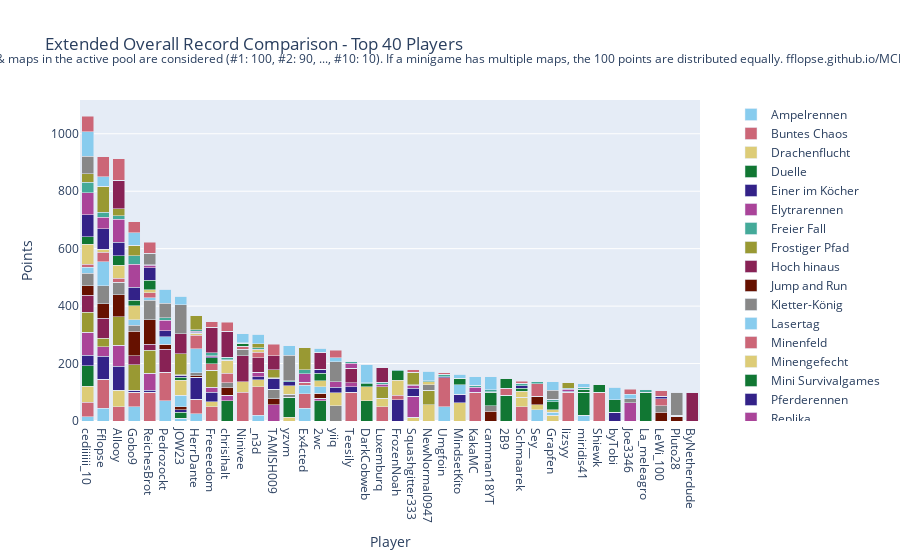

Notebook code cell kept with this figure:
### Code cell
import plotly.graph_objects as go

# Sum all columns to get the total score
outDf['Total'] = outDf.sum(axis=1)

# Sort by total score and fill N/A values with 0
outDf = outDf.sort_values(by='Total', ascending=False).fillna(0)

# Crop to top 10 players
cropDf = outDf.head(40).copy()

# Drop the 'Total' column for plotting
cropDf = cropDf.drop(columns=['Total'])

# Create a color palette
color_palette = px.colors.qualitative.Safe

# Create the stacked bar plot
fig = go.Figure()

for column in cropDf.columns.difference(['Player']):
    fig.add_trace(go.Bar(
        x=cropDf.index,
        y=cropDf[column],
        name=column,
        marker_color=color_palette[len(fig.data) % len(color_palette)]
    ))

# Update layout
fig.update_layout(
    barmode='stack',
    title='Extended Overall Record Comparison - Top 40 Players',
    xaxis=dict(title='Player'),
    yaxis=dict(title='Points'),
    #height=800,
    #width=1000,
    legend=dict(
        x=1.05,
        y=0.5,
        traceorder='normal',
        font=dict(size=12),
        bgcolor='rgba(255, 255, 255, 0)',
        bordercolor='rgba(0, 0, 0, 0)'
    ),
    margin=dict(r=200),  # Adjust right margin to make room for the legend
    annotations=[
        dict(
            x=0.5,
            y=1.1635,
            xref='paper',
            yref='paper',
            text='Max 100 points per minigame. Records #1 through #10 of games & maps in the active pool are considered (#1: 100, #2: 90, ..., #10: 10). If a minigame has multiple maps, the 100 points are distributed equally. fflopse.github.io/MCP-Records/data-analysis/global-ranking.ipynb',
            showarrow=False,
            font=dict(size=12),
            xanchor='center'
        )
    ]
)

fig.show()

# save the plot as an html file

fig.write_html('out/ext_overall_record_comparison.html')

### Figure 1 — Plotly figure (JSON) as saved in the notebook; plotly's stock layout.template omitted (floating-point values rounded to 4 significant figures)
{"data": [{"marker": {"color": "rgb(136, 204, 238)"}, "name": "Ampelrennen", "type": "bar", "x": ["cediiiiii_10", "Fflopse", "Allooy", "Gobo9", "ReichesBrot", "Pedrozockt", "JOW23", "HerrDante", "Freeeedom", "chrisihalt", "Ninivee", "_n3d", "TAMISH009", "yzvm", "Ex4cted", "2wc", "yiiq", "Teesily", "DarkCobweb", "Luxemburq", "FrozenNoah", "Squashgitter333", "NewNormal0947", "Umgfoin", "MindsetKito", "KakaMC", "camman18YT", "2B9", "Schmaarek", "Sey__", "Grapfen", "lizsyy", "miridis41", "Shiewk", "byTobi", "Joe3346", "La_meleagro", "LeWi_100", "Pluto28", "ByNetherdude"], "y": [15, 45, 0, 50, 0, 70, 10, 25, 0, 0, 0, 20, 0, 0, 45, 0, 0, 0, 0, 0, 0, 0, 0, 50, 0, 0, 0, 0, 0, 40, 0, 0, 20, 0, 0, 0, 0, 0, 0, 0]}, {"marker": {"color": "rgb(204, 102, 119)"}, "name": "Buntes Chaos", "type": "bar", "x": ["cediiiiii_10", "Fflopse", "Allooy", "Gobo9", "ReichesBrot", "Pedrozockt", "JOW23", "HerrDante", "Freeeedom", "chrisihalt", "Ninivee", "_n3d", "TAMISH009", "yzvm", "Ex4cted", "2wc", "yiiq", "Teesily", "DarkCobweb", "Luxemburq", "FrozenNoah", "Squashgitter333", "NewNormal0947", "Umgfoin", "MindsetKito", "KakaMC", "camman18YT", "2B9", "Schmaarek", "Sey__", "Grapfen", "lizsyy", "miridis41", "Shiewk", "byTobi", "Joe3346", "La_meleagro", "LeWi_100", "Pluto28", "ByNetherdude"], "y": [50, 100, 50, 50, 100, 100, 0, 50, 50, 0, 100, 100, 0, 0, 50, 0, 0, 100, 0, 50, 0, 0, 0, 100, 0, 100, 0, 0, 50, 0, 0, 100, 0, 100, 0, 0, 0, 0, 0, 0]}, {"marker": {"color": "rgb(221, 204, 119)"}, "name": "Drachenflucht", "type": "bar", "x": ["cediiiiii_10", "Fflopse", "Allooy", "Gobo9", "ReichesBrot", "Pedrozockt", "JOW23", "HerrDante", "Freeeedom", "chrisihalt", "Ninivee", "_n3d", "TAMISH009", "yzvm", "Ex4cted", "2wc", "yiiq", "Teesily", "DarkCobweb", "Luxemburq", "FrozenNoah", "Squashgitter333", "NewNormal0947", "Umgfoin", "MindsetKito", "KakaMC", "camman18YT", "2B9", "Schmaarek", "Sey__", "Grapfen", "lizsyy", "miridis41", "Shiewk", "byTobi", "Joe3346", "La_meleagro", "LeWi_100", "Pluto28", "ByNetherdude"], "y": [56.67, 0, 56.67, 0, 0, 0, 0, 0, 16.67, 0, 36.67, 23.33, 0, 13.33, 0, 0, 0, 0, 0, 30, 0, 13.33, 56.67, 0, 63.33, 0, 0, 0, 33.33, 16.67, 20, 0, 0, 0, 0, 0, 0, 0, 0, 0]}, {"marker": {"color": "rgb(17, 119, 51)"}, "name": "Duelle", "type": "bar", "x": ["cediiiiii_10", "Fflopse", "Allooy", "Gobo9", "ReichesBrot", "Pedrozockt", "JOW23", "HerrDante", "Freeeedom", "chrisihalt", "Ninivee", "_n3d", "TAMISH009", "yzvm", "Ex4cted", "2wc", "yiiq", "Teesily", "DarkCobweb", "Luxemburq", "FrozenNoah", "Squashgitter333", "NewNormal0947", "Umgfoin", "MindsetKito", "KakaMC", "camman18YT", "2B9", "Schmaarek", "Sey__", "Grapfen", "lizsyy", "miridis41", "Shiewk", "byTobi", "Joe3346", "La_meleagro", "LeWi_100", "Pluto28", "ByNetherdude"], "y": [70, 0, 0, 0, 0, 0, 20, 0, 0, 70, 0, 0, 0, 70, 0, 70, 0, 0, 70, 0, 0, 0, 0, 0, 0, 0, 0, 90, 0, 0, 0, 0, 80, 0, 0, 0, 100, 0, 0, 0]}, {"marker": {"color": "rgb(51, 34, 136)"}, "name": "Einer im Köcher", "type": "bar", "x": ["cediiiiii_10", "Fflopse", "Allooy", "Gobo9", "ReichesBrot", "Pedrozockt", "JOW23", "HerrDante", "Freeeedom", "chrisihalt", "Ninivee", "_n3d", "TAMISH009", "yzvm", "Ex4cted", "2wc", "yiiq", "Teesily", "DarkCobweb", "Luxemburq", "FrozenNoah", "Squashgitter333", "NewNormal0947", "Umgfoin", "MindsetKito", "KakaMC", "camman18YT", "2B9", "Schmaarek", "Sey__", "Grapfen", "lizsyy", "miridis41", "Shiewk", "byTobi", "Joe3346", "La_meleagro", "LeWi_100", "Pluto28", "ByNetherdude"], "y": [36.67, 80, 83.33, 6.667, 6.667, 0, 10, 76.67, 33.33, 0, 0, 10, 0, 0, 0, 0, 0, 20, 0, 0, 73.33, 0, 0, 0, 30, 0, 0, 0, 0, 0, 0, 0, 0, 0, 30, 0, 0, 0, 0, 0]}, {"marker": {"color": "rgb(170, 68, 153)"}, "name": "Elytrarennen", "type": "bar", "x": ["cediiiiii_10", "Fflopse", "Allooy", "Gobo9", "ReichesBrot", "Pedrozockt", "JOW23", "HerrDante", "Freeeedom", "chrisihalt", "Ninivee", "_n3d", "TAMISH009", "yzvm", "Ex4cted", "2wc", "yiiq", "Teesily", "DarkCobweb", "Luxemburq", "FrozenNoah", "Squashgitter333", "NewNormal0947", "Umgfoin", "MindsetKito", "KakaMC", "camman18YT", "2B9", "Schmaarek", "Sey__", "Grapfen", "lizsyy", "miridis41", "Shiewk", "byTobi", "Joe3346", "La_meleagro", "LeWi_100", "Pluto28", "ByNetherdude"], "y": [80, 33.33, 73.33, 0, 60, 0, 0, 0, 16.67, 20, 0, 16.67, 56.67, 0, 0, 10, 0, 13.33, 0, 0, 0, 73.33, 0, 0, 0, 0, 0, 0, 0, 0, 0, 0, 0, 0, 0, 63.33, 0, 0, 0, 0]}, {"marker": {"color": "rgb(68, 170, 153)"}, "name": "Freier Fall", "type": "bar", "x": ["cediiiiii_10", "Fflopse", "Allooy", "Gobo9", "ReichesBrot", "Pedrozockt", "JOW23", "HerrDante", "Freeeedom", "chrisihalt", "Ninivee", "_n3d", "TAMISH009", "yzvm", "Ex4cted", "2wc", "yiiq", "Teesily", "DarkCobweb", "Luxemburq", "FrozenNoah", "Squashgitter333", "NewNormal0947", "Umgfoin", "MindsetKito", "KakaMC", "camman18YT", "2B9", "Schmaarek", "Sey__", "Grapfen", "lizsyy", "miridis41", "Shiewk", "byTobi", "Joe3346", "La_meleagro", "LeWi_100", "Pluto28", "ByNetherdude"], "y": [0, 0, 0, 0, 0, 0, 0, 0, 0, 0, 0, 0, 0, 0, 0, 0, 0, 0, 0, 0, 0, 0, 0, 0, 0, 0, 0, 0, 0, 0, 0, 0, 0, 0, 0, 0, 0, 0, 0, 0]}, {"marker": {"color": "rgb(153, 153, 51)"}, "name": "Frostiger Pfad", "type": "bar", "x": ["cediiiiii_10", "Fflopse", "Allooy", "Gobo9", "ReichesBrot", "Pedrozockt", "JOW23", "HerrDante", "Freeeedom", "chrisihalt", "Ninivee", "_n3d", "TAMISH009", "yzvm", "Ex4cted", "2wc", "yiiq", "Teesily", "DarkCobweb", "Luxemburq", "FrozenNoah", "Squashgitter333", "NewNormal0947", "Umgfoin", "MindsetKito", "KakaMC", "camman18YT", "2B9", "Schmaarek", "Sey__", "Grapfen", "lizsyy", "miridis41", "Shiewk", "byTobi", "Joe3346", "La_meleagro", "LeWi_100", "Pluto28", "ByNetherdude"], "y": [70, 30, 100, 90, 80, 0, 0, 0, 60, 0, 0, 0, 0, 0, 0, 0, 0, 0, 0, 40, 0, 0, 50, 0, 0, 0, 0, 0, 0, 0, 0, 0, 0, 0, 0, 0, 0, 0, 0, 0]}, {"marker": {"color": "rgb(136, 34, 85)"}, "name": "Hoch hinaus", "type": "bar", "x": ["cediiiiii_10", "Fflopse", "Allooy", "Gobo9", "ReichesBrot", "Pedrozockt", "JOW23", "HerrDante", "Freeeedom", "chrisihalt", "Ninivee", "_n3d", "TAMISH009", "yzvm", "Ex4cted", "2wc", "yiiq", "Teesily", "DarkCobweb", "Luxemburq", "FrozenNoah", "Squashgitter333", "NewNormal0947", "Umgfoin", "MindsetKito", "KakaMC", "camman18YT", "2B9", "Schmaarek", "Sey__", "Grapfen", "lizsyy", "miridis41", "Shiewk", "byTobi", "Joe3346", "La_meleagro", "LeWi_100", "Pluto28", "ByNetherdude"], "y": [60, 70, 0, 30, 20, 80, 0, 0, 0, 0, 90, 50, 0, 0, 0, 0, 0, 50, 0, 0, 0, 0, 0, 0, 0, 0, 0, 0, 0, 0, 0, 0, 0, 0, 0, 0, 0, 0, 0, 100]}, {"marker": {"color": "rgb(102, 17, 0)"}, "name": "Jump and Run", "type": "bar", "x": ["cediiiiii_10", "Fflopse", "Allooy", "Gobo9", "ReichesBrot", "Pedrozockt", "JOW23", "HerrDante", "Freeeedom", "chrisihalt", "Ninivee", "_n3d", "TAMISH009", "yzvm", "Ex4cted", "2wc", "yiiq", "Teesily", "DarkCobweb", "Luxemburq", "FrozenNoah", "Squashgitter333", "NewNormal0947", "Umgfoin", "MindsetKito", "KakaMC", "camman18YT", "2B9", "Schmaarek", "Sey__", "Grapfen", "lizsyy", "miridis41", "Shiewk", "byTobi", "Joe3346", "La_meleagro", "LeWi_100", "Pluto28", "ByNetherdude"], "y": [33.33, 50, 76.67, 86.67, 86.67, 16.67, 10, 6.667, 0, 26.67, 0, 0, 20, 0, 0, 16.67, 0, 0, 0, 0, 0, 0, 0, 0, 0, 0, 33.33, 0, 0, 30, 0, 0, 0, 0, 0, 0, 0, 30, 16.67, 0]}, {"marker": {"color": "rgb(136, 136, 136)"}, "name": "Kletter-König", "type": "bar", "x": ["cediiiiii_10", "Fflopse", "Allooy", "Gobo9", "ReichesBrot", "Pedrozockt", "JOW23", "HerrDante", "Freeeedom", "chrisihalt", "Ninivee", "_n3d", "TAMISH009", "yzvm", "Ex4cted", "2wc", "yiiq", "Teesily", "DarkCobweb", "Luxemburq", "FrozenNoah", "Squashgitter333", "NewNormal0947", "Umgfoin", "MindsetKito", "KakaMC", "camman18YT", "2B9", "Schmaarek", "Sey__", "Grapfen", "lizsyy", "miridis41", "Shiewk", "byTobi", "Joe3346", "La_meleagro", "LeWi_100", "Pluto28", "ByNetherdude"], "y": [43.33, 63.33, 43.33, 20, 66.67, 0, 0, 10, 0, 16.67, 23.33, 0, 33.33, 10, 0, 0, 53.33, 0, 0, 0, 0, 0, 20, 0, 0, 0, 20, 0, 0, 0, 0, 0, 0, 0, 0, 13.33, 0, 23.33, 0, 0]}, {"marker": {"color": "rgb(136, 204, 238)"}, "name": "Lasertag", "type": "bar", "x": ["cediiiiii_10", "Fflopse", "Allooy", "Gobo9", "ReichesBrot", "Pedrozockt", "JOW23", "HerrDante", "Freeeedom", "chrisihalt", "Ninivee", "_n3d", "TAMISH009", "yzvm", "Ex4cted", "2wc", "yiiq", "Teesily", "DarkCobweb", "Luxemburq", "FrozenNoah", "Squashgitter333", "NewNormal0947", "Umgfoin", "MindsetKito", "KakaMC", "camman18YT", "2B9", "Schmaarek", "Sey__", "Grapfen", "lizsyy", "miridis41", "Shiewk", "byTobi", "Joe3346", "La_meleagro", "LeWi_100", "Pluto28", "ByNetherdude"], "y": [20, 83.33, 0, 20, 10, 26.67, 40, 83.33, 0, 0, 0, 0, 0, 0, 30, 23.33, 0, 0, 0, 0, 0, 0, 0, 0, 33.33, 0, 0, 0, 0, 0, 10, 0, 0, 0, 0, 0, 0, 0, 0, 0]}, {"marker": {"color": "rgb(204, 102, 119)"}, "name": "Minenfeld", "type": "bar", "x": ["cediiiiii_10", "Fflopse", "Allooy", "Gobo9", "ReichesBrot", "Pedrozockt", "JOW23", "HerrDante", "Freeeedom", "chrisihalt", "Ninivee", "_n3d", "TAMISH009", "yzvm", "Ex4cted", "2wc", "yiiq", "Teesily", "DarkCobweb", "Luxemburq", "FrozenNoah", "Squashgitter333", "NewNormal0947", "Umgfoin", "MindsetKito", "KakaMC", "camman18YT", "2B9", "Schmaarek", "Sey__", "Grapfen", "lizsyy", "miridis41", "Shiewk", "byTobi", "Joe3346", "La_meleagro", "LeWi_100", "Pluto28", "ByNetherdude"], "y": [10, 33.33, 13.33, 0, 16.67, 0, 0, 46.67, 23.33, 33.33, 10, 20, 0, 0, 10, 0, 0, 0, 0, 0, 16.67, 0, 0, 0, 0, 0, 0, 23.33, 0, 43.33, 0, 0, 0, 0, 0, 0, 0, 23.33, 0, 0]}, {"marker": {"color": "rgb(221, 204, 119)"}, "name": "Minengefecht", "type": "bar", "x": ["cediiiiii_10", "Fflopse", "Allooy", "Gobo9", "ReichesBrot", "Pedrozockt", "JOW23", "HerrDante", "Freeeedom", "chrisihalt", "Ninivee", "_n3d", "TAMISH009", "yzvm", "Ex4cted", "2wc", "yiiq", "Teesily", "DarkCobweb", "Luxemburq", "FrozenNoah", "Squashgitter333", "NewNormal0947", "Umgfoin", "MindsetKito", "KakaMC", "camman18YT", "2B9", "Schmaarek", "Sey__", "Grapfen", "lizsyy", "miridis41", "Shiewk", "byTobi", "Joe3346", "La_meleagro", "LeWi_100", "Pluto28", "ByNetherdude"], "y": [70, 10, 45, 47.5, 10, 0, 52.5, 7.5, 0, 45, 0, 7.5, 0, 30, 0, 20, 45, 0, 50, 0, 52.5, 0, 10, 0, 0, 0, 0, 0, 20, 0, 10, 0, 0, 0, 0, 0, 0, 0, 0, 0]}, {"marker": {"color": "rgb(17, 119, 51)"}, "name": "Mini Survivalgames", "type": "bar", "x": ["cediiiiii_10", "Fflopse", "Allooy", "Gobo9", "ReichesBrot", "Pedrozockt", "JOW23", "HerrDante", "Freeeedom", "chrisihalt", "Ninivee", "_n3d", "TAMISH009", "yzvm", "Ex4cted", "2wc", "yiiq", "Teesily", "DarkCobweb", "Luxemburq", "FrozenNoah", "Squashgitter333", "NewNormal0947", "Umgfoin", "MindsetKito", "KakaMC", "camman18YT", "2B9", "Schmaarek", "Sey__", "Grapfen", "lizsyy", "miridis41", "Shiewk", "byTobi", "Joe3346", "La_meleagro", "LeWi_100", "Pluto28", "ByNetherdude"], "y": [26.67, 0, 33.33, 20, 33.33, 0, 10, 0, 20, 0, 10, 0, 0, 0, 0, 26.67, 0, 0, 10, 0, 33.33, 0, 0, 0, 20, 0, 46.67, 33.33, 10, 0, 26.67, 0, 10, 26.67, 43.33, 0, 0, 0, 0, 0]}, {"marker": {"color": "rgb(51, 34, 136)"}, "name": "Pferderennen", "type": "bar", "x": ["cediiiiii_10", "Fflopse", "Allooy", "Gobo9", "ReichesBrot", "Pedrozockt", "JOW23", "HerrDante", "Freeeedom", "chrisihalt", "Ninivee", "_n3d", "TAMISH009", "yzvm", "Ex4cted", "2wc", "yiiq", "Teesily", "DarkCobweb", "Luxemburq", "FrozenNoah", "Squashgitter333", "NewNormal0947", "Umgfoin", "MindsetKito", "KakaMC", "camman18YT", "2B9", "Schmaarek", "Sey__", "Grapfen", "lizsyy", "miridis41", "Shiewk", "byTobi", "Joe3346", "La_meleagro", "LeWi_100", "Pluto28", "ByNetherdude"], "y": [76.67, 71.67, 46.67, 45, 43.33, 21.67, 5, 3.333, 3.333, 0, 0, 0, 38.33, 13.33, 0, 11.67, 20, 0, 0, 0, 0, 26.67, 0, 3.333, 0, 0, 0, 0, 10, 0, 0, 3.333, 0, 0, 0, 0, 0, 10, 0, 0]}, {"marker": {"color": "rgb(170, 68, 153)"}, "name": "Replika", "type": "bar", "x": ["cediiiiii_10", "Fflopse", "Allooy", "Gobo9", "ReichesBrot", "Pedrozockt", "JOW23", "HerrDante", "Freeeedom", "chrisihalt", "Ninivee", "_n3d", "TAMISH009", "yzvm", "Ex4cted", "2wc", "yiiq", "Teesily", "DarkCobweb", "Luxemburq", "FrozenNoah", "Squashgitter333", "NewNormal0947", "Umgfoin", "MindsetKito", "KakaMC", "camman18YT", "2B9", "Schmaarek", "Sey__", "Grapfen", "lizsyy", "miridis41", "Shiewk", "byTobi", "Joe3346", "La_meleagro", "LeWi_100", "Pluto28", "ByNetherdude"], "y": [76.31, 39.13, 80.49, 80.58, 8.155, 35.83, 2.621, 3.592, 3.01, 2.427, 0, 2.233, 0.4854, 0, 29.32, 0.9709, 18.35, 18.35, 0.1942, 7.961, 0, 11.75, 0, 0, 0, 17.09, 2.718, 0, 0, 0, 0.1942, 6.99, 0, 0, 0, 0, 0.7767, 0.1942, 1.262, 0]}, {"marker": {"color": "rgb(68, 170, 153)"}, "name": "Sammelwahn", "type": "bar", "x": ["cediiiiii_10", "Fflopse", "Allooy", "Gobo9", "ReichesBrot", "Pedrozockt", "JOW23", "HerrDante", "Freeeedom", "chrisihalt", "Ninivee", "_n3d", "TAMISH009", "yzvm", "Ex4cted", "2wc", "yiiq", "Teesily", "DarkCobweb", "Luxemburq", "FrozenNoah", "Squashgitter333", "NewNormal0947", "Umgfoin", "MindsetKito", "KakaMC", "camman18YT", "2B9", "Schmaarek", "Sey__", "Grapfen", "lizsyy", "miridis41", "Shiewk", "byTobi", "Joe3346", "La_meleagro", "LeWi_100", "Pluto28", "ByNetherdude"], "y": [36.43, 18.33, 13.33, 28.81, 2.381, 8.333, 0.9524, 5.238, 10.71, 8.571, 3.095, 5.714, 2.143, 2.619, 14.52, 0.4762, 0, 5.952, 2.857, 6.905, 2.381, 1.19, 3.095, 10.24, 2.143, 7.857, 5.476, 2.381, 7.619, 6.905, 9.524, 3.333, 6.667, 0, 1.19, 0, 10, 0, 2.143, 0]}, {"marker": {"color": "rgb(153, 153, 51)"}, "name": "Schießstand", "type": "bar", "x": ["cediiiiii_10", "Fflopse", "Allooy", "Gobo9", "ReichesBrot", "Pedrozockt", "JOW23", "HerrDante", "Freeeedom", "chrisihalt", "Ninivee", "_n3d", "TAMISH009", "yzvm", "Ex4cted", "2wc", "yiiq", "Teesily", "DarkCobweb", "Luxemburq", "FrozenNoah", "Squashgitter333", "NewNormal0947", "Umgfoin", "MindsetKito", "KakaMC", "camman18YT", "2B9", "Schmaarek", "Sey__", "Grapfen", "lizsyy", "miridis41", "Shiewk", "byTobi", "Joe3346", "La_meleagro", "LeWi_100", "Pluto28", "ByNetherdude"], "y": [30, 90, 23.33, 36.67, 0, 0, 73.33, 50, 0, 0, 0, 13.33, 26.67, 0, 76.67, 0, 0, 0, 0, 0, 0, 43.33, 0, 0, 0, 0, 0, 0, 0, 0, 0, 20, 0, 0, 0, 0, 0, 0, 0, 0]}, {"marker": {"color": "rgb(136, 34, 85)"}, "name": "Spleef", "type": "bar", "x": ["cediiiiii_10", "Fflopse", "Allooy", "Gobo9", "ReichesBrot", "Pedrozockt", "JOW23", "HerrDante", "Freeeedom", "chrisihalt", "Ninivee", "_n3d", "TAMISH009", "yzvm", "Ex4cted", "2wc", "yiiq", "Teesily", "DarkCobweb", "Luxemburq", "FrozenNoah", "Squashgitter333", "NewNormal0947", "Umgfoin", "MindsetKito", "KakaMC", "camman18YT", "2B9", "Schmaarek", "Sey__", "Grapfen", "lizsyy", "miridis41", "Shiewk", "byTobi", "Joe3346", "La_meleagro", "LeWi_100", "Pluto28", "ByNetherdude"], "y": [0, 0, 100, 0, 0, 0, 70, 0, 90, 90, 0, 0, 50, 0, 0, 60, 0, 0, 0, 50, 0, 0, 0, 0, 0, 0, 0, 0, 0, 0, 0, 0, 0, 0, 0, 0, 0, 0, 0, 0]}, {"marker": {"color": "rgb(102, 17, 0)"}, "name": "Todeswürfel", "type": "bar", "x": ["cediiiiii_10", "Fflopse", "Allooy", "Gobo9", "ReichesBrot", "Pedrozockt", "JOW23", "HerrDante", "Freeeedom", "chrisihalt", "Ninivee", "_n3d", "TAMISH009", "yzvm", "Ex4cted", "2wc", "yiiq", "Teesily", "DarkCobweb", "Luxemburq", "FrozenNoah", "Squashgitter333", "NewNormal0947", "Umgfoin", "MindsetKito", "KakaMC", "camman18YT", "2B9", "Schmaarek", "Sey__", "Grapfen", "lizsyy", "miridis41", "Shiewk", "byTobi", "Joe3346", "La_meleagro", "LeWi_100", "Pluto28", "ByNetherdude"], "y": [0, 0, 0, 0, 0, 0, 0, 0, 0, 0, 0, 0, 0, 0, 0, 0, 0, 0, 0, 0, 0, 0, 0, 0, 0, 0, 0, 0, 0, 0, 0, 0, 0, 0, 0, 0, 0, 0, 0, 0]}, {"marker": {"color": "rgb(136, 136, 136)"}, "name": "Waffenfolge", "type": "bar", "x": ["cediiiiii_10", "Fflopse", "Allooy", "Gobo9", "ReichesBrot", "Pedrozockt", "JOW23", "HerrDante", "Freeeedom", "chrisihalt", "Ninivee", "_n3d", "TAMISH009", "yzvm", "Ex4cted", "2wc", "yiiq", "Teesily", "DarkCobweb", "Luxemburq", "FrozenNoah", "Squashgitter333", "NewNormal0947", "Umgfoin", "MindsetKito", "KakaMC", "camman18YT", "2B9", "Schmaarek", "Sey__", "Grapfen", "lizsyy", "miridis41", "Shiewk", "byTobi", "Joe3346", "La_meleagro", "LeWi_100", "Pluto28", "ByNetherdude"], "y": [60, 0, 0, 0, 40, 50, 100, 0, 0, 0, 0, 0, 0, 90, 0, 0, 70, 0, 0, 0, 0, 0, 0, 0, 0, 0, 0, 0, 0, 0, 30, 0, 0, 0, 0, 0, 0, 0, 80, 0]}, {"marker": {"color": "rgb(136, 204, 238)"}, "name": "Walls", "type": "bar", "x": ["cediiiiii_10", "Fflopse", "Allooy", "Gobo9", "ReichesBrot", "Pedrozockt", "JOW23", "HerrDante", "Freeeedom", "chrisihalt", "Ninivee", "_n3d", "TAMISH009", "yzvm", "Ex4cted", "2wc", "yiiq", "Teesily", "DarkCobweb", "Luxemburq", "FrozenNoah", "Squashgitter333", "NewNormal0947", "Umgfoin", "MindsetKito", "KakaMC", "camman18YT", "2B9", "Schmaarek", "Sey__", "Grapfen", "lizsyy", "miridis41", "Shiewk", "byTobi", "Joe3346", "La_meleagro", "LeWi_100", "Pluto28", "ByNetherdude"], "y": [86.67, 33.33, 0, 43.33, 0, 50, 30, 0, 0, 0, 30, 33.33, 0, 33.33, 0, 13.33, 13.33, 0, 63.33, 0, 0, 0, 33.33, 0, 13.33, 30, 46.67, 0, 0, 0, 30, 0, 13.33, 0, 43.33, 16.67, 0, 0, 0, 0]}, {"marker": {"color": "rgb(204, 102, 119)"}, "name": "Wettrennen", "type": "bar", "x": ["cediiiiii_10", "Fflopse", "Allooy", "Gobo9", "ReichesBrot", "Pedrozockt", "JOW23", "HerrDante", "Freeeedom", "chrisihalt", "Ninivee", "_n3d", "TAMISH009", "yzvm", "Ex4cted", "2wc", "yiiq", "Teesily", "DarkCobweb", "Luxemburq", "FrozenNoah", "Squashgitter333", "NewNormal0947", "Umgfoin", "MindsetKito", "KakaMC", "camman18YT", "2B9", "Schmaarek", "Sey__", "Grapfen", "lizsyy", "miridis41", "Shiewk", "byTobi", "Joe3346", "La_meleagro", "LeWi_100", "Pluto28", "ByNetherdude"], "y": [54, 70, 74, 38, 38, 0, 0, 0, 18, 32, 0, 0, 40, 0, 0, 0, 26, 0, 0, 0, 0, 8, 0, 4, 0, 0, 0, 0, 8, 0, 0, 0, 0, 0, 0, 18, 0, 18, 0, 0]}], "layout": {"annotations": [{"font": {"size": 12}, "showarrow": false, "text": "Max 100 points per minigame. Records #1 through #10 of games & maps in the active pool are considered (#1: 100, #2: 90, ..., #10: 10). If a minigame has multiple maps, the 100 points are distributed equally. fflopse.github.io/MCP-Records/data-analysis/global-ranking.ipynb", "x": 0.5, "xanchor": "center", "xref": "paper", "y": 1.163, "yref": "paper"}], "barmode": "stack", "legend": {"bgcolor": "rgba(255, 255, 255, 0)", "bordercolor": "rgba(0, 0, 0, 0)", "font": {"size": 12}, "traceorder": "normal", "x": 1.05, "y": 0.5}, "margin": {"r": 200}, "title": {"text": "Extended Overall Record Comparison - Top 40 Players"}, "xaxis": {"title": {"text": "Player"}}, "yaxis": {"title": {"text": "Points"}}}}
